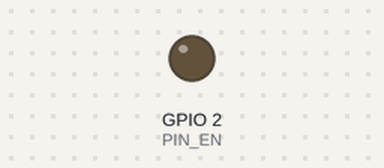
Bench run of a sketch on a simulated ESP32. Shown: output pins drawn as LEDs (lit = HIGH). WiFi joins after 1.5 s; servers stay silent unless stated. At 1.6 s the program puts the board to deep sleep or switches it off; the recording ends there.

Above: at 0.01 s.
At 1.0 s:
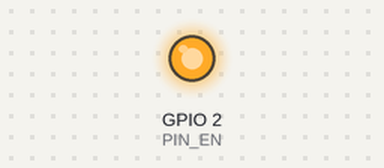
Timing chart, 0 to 1.6 s (numbered marks = the images above):
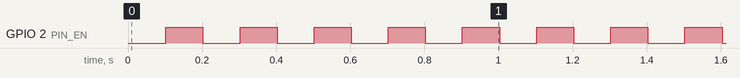

Measured:
- by itself, GPIO 2 (PIN_EN): alternates HIGH for 0.10 s and LOW for 0.10 s

The sketch:

esp32_15_lum.ino
```cpp
// (licence header left out)
#include <WiFi.h>                           // ESP32用WiFiライブラリ
#include <WiFiUdp.h>                        // UDP通信を行うライブラリ
#include "esp_sleep.h"                      // ESP32用Deep Sleep ライブラリ
#define PIN_EN 2                            // IO 2を照度センサの電源に
#define PIN_AIN 33                          // IO 33へ照度センサの出力を接続
#define SSID "1234ABCD"                     // 無線LANアクセスポイントのSSID
#define PASS "password"                     // パスワード
#define SENDTO "192.168.0.255"              // 送信先のIPアドレス
#define PORT 1024                           // 受信ポート番号
    #define SLEEP_P 20ul  *1000000ul        // スリープ時間 20秒(実験用)
//  #define SLEEP_P 3550ul*1000000ul        // スリープ時間 3550秒(約60分)
#define DEVICE "illum_1,"                   // デバイス名(5文字+"_"+番号+",")

void setup(){                               // 起動時に一度だけ実行する関数
    pinMode(PIN_AIN,INPUT);                 // アナログ入力の設定
    pinMode(PIN_EN,OUTPUT);                 // センサ用の電源を出力に
    WiFi.mode(WIFI_STA);                    // 無線LANをSTAモードに設定
    WiFi.begin(SSID,PASS);                  // 無線LANアクセスポイントへ接続
    while(WiFi.status() != WL_CONNECTED){   // 接続に成功するまで待つ
        digitalWrite(PIN_EN,LOW);           // LEDの消灯
        delay(100);                         // 待ち時間
        digitalWrite(PIN_EN,HIGH);          // LEDの点灯・センサ用の電源をONに
        delay(100);                         // 待ち時間
        if(millis()>30000) esp_deep_sleep(SLEEP_P);  // 30秒を過ぎたらスリープ
    }
}

void loop(){                                // 繰り返し実行する関数
    WiFiUDP udp;                            // UDP通信用のインスタンスを定義
    float lux = mvAnalogIn(PIN_AIN);        // 照度値用の変数へAD変換値を代入

    digitalWrite(PIN_EN,LOW);               // センサ用の電源をOFFに
    lux *= 100. / 330.;                     // 照度(lx)へ変換
    udp.beginPacket(SENDTO, PORT);          // UDP送信先を設定
    udp.print(DEVICE);                      // デバイス名を送信
    udp.println(lux,0);                     // 照度値を送信
    udp.endPacket();                        // UDP送信の終了(実際に送信する)
    delay(10);                              // 送信待ち時間
    esp_deep_sleep(SLEEP_P);                // Deep Sleepモードへ移行
}

float mvAnalogIn(uint8_t PIN){
    return mvAnalogIn(PIN, 0.0);            // 動作最小電圧 0.0 ～ 0.1(V)程度
}

float mvAnalogIn(uint8_t PIN, float offset){
    int in0,in3;
    float ad0,ad3;

    analogSetPinAttenuation(PIN,ADC_11db);
    in3=analogRead(PIN);

    if( in3 > 2599 ){
        ad3 = -1.457583e-7 * (float)in3 * (float)in3
            + 1.510116e-3 * (float)in3
            - 0.680858 + offset;
    }else{
        ad3 = 8.378998e-4 * (float)in3 + 8.158714e-2 + offset;
    }
    if( in3 < 200 ){
        analogSetPinAttenuation(PIN,ADC_0db);
        in0=analogRead(PIN);
        ad0 = 2.442116e-4 * (float)in0 + offset;
        if( in3 >= 100 ){
            ad3 = ad3 * ((float)in3 - 100.) / 100.
                + ad0 * (200. - (float)in3) / 100.;
        }else{
            ad3 = ad0;
        }
    }
    return ad3 * 1000.;
}
```
